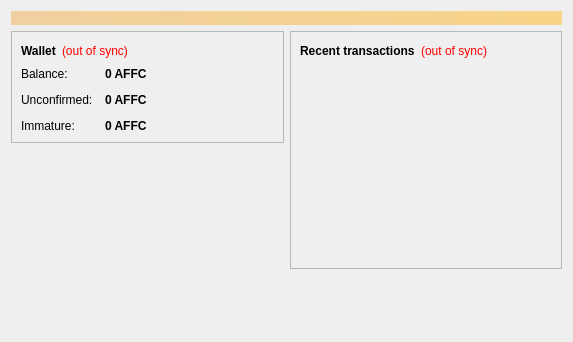
<?xml version="1.0" encoding="UTF-8"?>
<ui version="4.0">
 <class>OverviewPage</class>
 <widget class="QWidget" name="OverviewPage">
  <property name="geometry">
   <rect>
    <x>0</x>
    <y>0</y>
    <width>573</width>
    <height>342</height>
   </rect>
  </property>
  <property name="windowTitle">
   <string>Form</string>
  </property>
  <layout class="QVBoxLayout" name="topLayout">
   <item>
    <widget class="QLabel" name="labelAlerts">
     <property name="visible">
      <bool>false</bool>
     </property>
     <property name="styleSheet">
      <string notr="true">background-color: qlineargradient(x1: 0, y1: 0, x2: 1, y2: 0, stop:0 #F0D0A0, stop:1 #F8D488); color:#000000;</string>
     </property>
     <property name="wordWrap">
      <bool>true</bool>
     </property>
     <property name="margin">
      <number>3</number>
     </property>
    </widget>
   </item>
   <item>
    <layout class="QHBoxLayout" name="horizontalLayout" stretch="1,1">
     <item>
      <layout class="QVBoxLayout" name="verticalLayout_2">
       <item>
        <widget class="QFrame" name="frame">
         <property name="frameShape">
          <enum>QFrame::StyledPanel</enum>
         </property>
         <property name="frameShadow">
          <enum>QFrame::Raised</enum>
         </property>
         <layout class="QVBoxLayout" name="verticalLayout_4">
          <item>
           <layout class="QHBoxLayout" name="horizontalLayout_4">
            <item>
             <widget class="QLabel" name="label_5">
              <property name="font">
               <font>
                <weight>75</weight>
                <bold>true</bold>
               </font>
              </property>
              <property name="text">
               <string>Wallet</string>
              </property>
             </widget>
            </item>
            <item>
             <widget class="QLabel" name="labelWalletStatus">
              <property name="toolTip">
               <string>The displayed information may be out of date. Your wallet automatically synchronizes with the AffiCoin network after a connection is established, but this process has not completed yet.</string>
              </property>
              <property name="styleSheet">
               <string notr="true">QLabel { color: red; }</string>
              </property>
              <property name="text">
               <string notr="true">(out of sync)</string>
              </property>
              <property name="alignment">
               <set>Qt::AlignLeading|Qt::AlignLeft|Qt::AlignVCenter</set>
              </property>
             </widget>
            </item>
            <item>
             <spacer name="horizontalSpacer_2">
              <property name="orientation">
               <enum>Qt::Horizontal</enum>
              </property>
              <property name="sizeHint" stdset="0">
               <size>
                <width>40</width>
                <height>20</height>
               </size>
              </property>
             </spacer>
            </item>
           </layout>
          </item>
          <item>
           <layout class="QFormLayout" name="formLayout_2">
            <property name="fieldGrowthPolicy">
             <enum>QFormLayout::AllNonFixedFieldsGrow</enum>
            </property>
            <property name="horizontalSpacing">
             <number>12</number>
            </property>
            <property name="verticalSpacing">
             <number>12</number>
            </property>
            <item row="0" column="0">
             <widget class="QLabel" name="label">
              <property name="text">
               <string>Balance:</string>
              </property>
             </widget>
            </item>
            <item row="0" column="1">
             <widget class="QLabel" name="labelBalance">
              <property name="font">
               <font>
                <weight>75</weight>
                <bold>true</bold>
               </font>
              </property>
              <property name="cursor">
               <cursorShape>IBeamCursor</cursorShape>
              </property>
              <property name="toolTip">
               <string>Your current balance</string>
              </property>
              <property name="text">
               <string notr="true">0 AFFC</string>
              </property>
              <property name="textInteractionFlags">
               <set>Qt::LinksAccessibleByMouse|Qt::TextSelectableByKeyboard|Qt::TextSelectableByMouse</set>
              </property>
             </widget>
            </item>
            <item row="1" column="0">
             <widget class="QLabel" name="label_3">
              <property name="text">
               <string>Unconfirmed:</string>
              </property>
             </widget>
            </item>
            <item row="1" column="1">
             <widget class="QLabel" name="labelUnconfirmed">
              <property name="font">
               <font>
                <weight>75</weight>
                <bold>true</bold>
               </font>
              </property>
              <property name="cursor">
               <cursorShape>IBeamCursor</cursorShape>
              </property>
              <property name="toolTip">
               <string>Total of transactions that have yet to be confirmed, and do not yet count toward the current balance</string>
              </property>
              <property name="text">
               <string notr="true">0 AFFC</string>
              </property>
              <property name="textInteractionFlags">
               <set>Qt::LinksAccessibleByMouse|Qt::TextSelectableByKeyboard|Qt::TextSelectableByMouse</set>
              </property>
             </widget>
            </item>
            <item row="2" column="0">
             <widget class="QLabel" name="labelImmatureText">
              <property name="text">
               <string>Immature:</string>
              </property>
             </widget>
            </item>
            <item row="2" column="1">
             <widget class="QLabel" name="labelImmature">
              <property name="font">
               <font>
                <weight>75</weight>
                <bold>true</bold>
               </font>
              </property>
              <property name="toolTip">
               <string>Mined balance that has not yet matured</string>
              </property>
              <property name="text">
               <string notr="true">0 AFFC</string>
              </property>
              <property name="textInteractionFlags">
               <set>Qt::LinksAccessibleByMouse|Qt::TextSelectableByKeyboard|Qt::TextSelectableByMouse</set>
              </property>
             </widget>
            </item>
           </layout>
          </item>
         </layout>
        </widget>
       </item>
       <item>
        <spacer name="verticalSpacer">
         <property name="orientation">
          <enum>Qt::Vertical</enum>
         </property>
         <property name="sizeHint" stdset="0">
          <size>
           <width>20</width>
           <height>40</height>
          </size>
         </property>
        </spacer>
       </item>
        <item>
         <widget class="QLabel" name="label_wallet_bgcoin">
          <property name="text">
           <string/>
          </property>
          <property name="pixmap">
           <pixmap resource="../bitcoin.qrc">:/images/wallet_bgcoin</pixmap>
          </property>
          <property name="scaledContents">
           <bool>false</bool>
          </property>
          <property name="alignment">
           <set>Qt::AlignCenter</set>
          </property>
          <property name="margin">
           <number>-2</number>
          </property>
         </widget>
        </item>
        <item>
         <widget class="QLabel" name="label_6">
          <property name="text">
           <string/>
          </property>
         </widget>
        </item>
      </layout>
     </item>
     <item>
      <layout class="QVBoxLayout" name="verticalLayout_3">
       <item>
        <widget class="QFrame" name="frame_2">
         <property name="frameShape">
          <enum>QFrame::StyledPanel</enum>
         </property>
         <property name="frameShadow">
          <enum>QFrame::Raised</enum>
         </property>
         <layout class="QVBoxLayout" name="verticalLayout">
          <item>
           <layout class="QHBoxLayout" name="horizontalLayout_2">
            <item>
             <widget class="QLabel" name="label_4">
              <property name="text">
               <string>&lt;b&gt;Recent transactions&lt;/b&gt;</string>
              </property>
             </widget>
            </item>
            <item>
             <widget class="QLabel" name="labelTransactionsStatus">
              <property name="toolTip">
               <string>The displayed information may be out of date. Your wallet automatically synchronizes with the AffiCoin network after a connection is established, but this process has not completed yet.</string>
              </property>
              <property name="styleSheet">
               <string notr="true">QLabel { color: red; }</string>
              </property>
              <property name="text">
               <string notr="true">(out of sync)</string>
              </property>
              <property name="alignment">
               <set>Qt::AlignRight|Qt::AlignTrailing|Qt::AlignVCenter</set>
              </property>
             </widget>
            </item>
            <item>
             <spacer name="horizontalSpacer">
              <property name="orientation">
               <enum>Qt::Horizontal</enum>
              </property>
              <property name="sizeHint" stdset="0">
               <size>
                <width>40</width>
                <height>20</height>
               </size>
              </property>
             </spacer>
            </item>
           </layout>
          </item>
          <item>
           <widget class="QListView" name="listTransactions">
            <property name="styleSheet">
             <string notr="true">QListView { background: transparent; }</string>
            </property>
            <property name="frameShape">
             <enum>QFrame::NoFrame</enum>
            </property>
            <property name="verticalScrollBarPolicy">
             <enum>Qt::ScrollBarAlwaysOff</enum>
            </property>
            <property name="horizontalScrollBarPolicy">
             <enum>Qt::ScrollBarAlwaysOff</enum>
            </property>
            <property name="selectionMode">
             <enum>QAbstractItemView::NoSelection</enum>
            </property>
           </widget>
          </item>
         </layout>
        </widget>
       </item>
       <item>
        <spacer name="verticalSpacer_2">
         <property name="orientation">
          <enum>Qt::Vertical</enum>
         </property>
         <property name="sizeHint" stdset="0">
          <size>
           <width>20</width>
           <height>40</height>
          </size>
         </property>
        </spacer>
       </item>
      </layout>
     </item>
    </layout>
   </item>
  </layout>
 </widget>
 <resources/>
 <connections/>
</ui>
